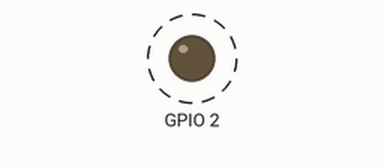
Bench run of a sketch on a simulated ESP8266 (NodeMCU). Parts: output pins drawn as LEDs (lit = HIGH). Dashed ring = blinking. WiFi joins after 1.5 s; servers stay silent unless stated; what the sketch prints to the serial monitor is not drawn.

Above: at 1.6 s.
Timing chart, 0 to 4.5 s (numbered marks = the images above):
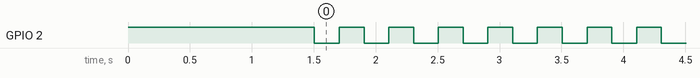

The sketch:

WebUpdater.ino
```cpp
/*
  To upload through terminal you can use: curl -F "image=@firmware.bin" esp8266-webupdate.local/update
*/

#include <ESP8266WiFi.h>
#include <WiFiClient.h>
#include <ESP8266WebServer.h>
#include <ESP8266mDNS.h>
#include <ESP8266HTTPUpdateServer.h>

const char* host = "esp8266-webupdate";
const char* ssid = "ghj";
const char* password = "ms12345678";

ESP8266WebServer httpServer(80);
ESP8266HTTPUpdateServer httpUpdater;

void setup(void) {
  pinMode(2, OUTPUT);
  digitalWrite(2, HIGH);

  Serial.begin(115200);
  Serial.println();
  Serial.println("Booting Sketch...");
  WiFi.mode(WIFI_AP_STA);
  WiFi.begin(ssid, password);

  while (WiFi.waitForConnectResult() != WL_CONNECTED) {
    WiFi.begin(ssid, password);
    Serial.println("WiFi failed, retrying.");
  }

  MDNS.begin(host);

  httpUpdater.setup(&httpServer);
  httpServer.begin();

  MDNS.addService("http", "tcp", 80);
  Serial.printf("HTTPUpdateServer ready! Open http://%s.local/update in your browser\n", host);
}

void loop(void) {
  httpServer.handleClient();
  digitalWrite(2, LOW);
  delay(200);
  digitalWrite(2, HIGH);
  delay(200);
}
```

Measured:
- by itself, GPIO 2: alternates HIGH for 0.20 s and LOW for 0.20 s
